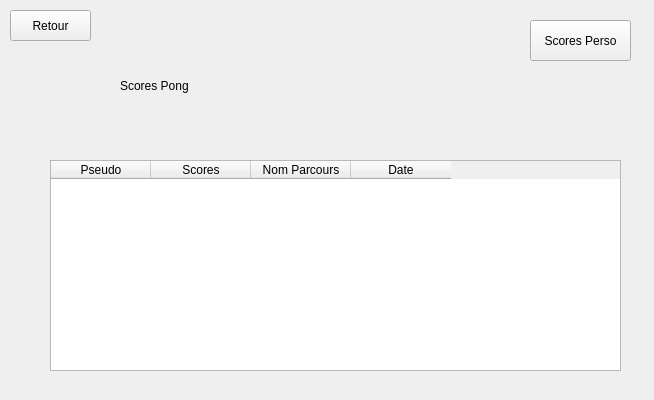
<?xml version="1.0" encoding="UTF-8"?>
<ui version="4.0">
 <class>scoresPongMenuClass</class>
 <widget class="QWidget" name="scoresPongMenuClass">
  <property name="geometry">
   <rect>
    <x>0</x>
    <y>0</y>
    <width>654</width>
    <height>400</height>
   </rect>
  </property>
  <property name="windowTitle">
   <string>Form</string>
  </property>
  <widget class="QTableWidget" name="tableWidget_Parcours">
   <property name="geometry">
    <rect>
     <x>50</x>
     <y>160</y>
     <width>571</width>
     <height>211</height>
    </rect>
   </property>
   <column>
    <property name="text">
     <string>Pseudo</string>
    </property>
   </column>
   <column>
    <property name="text">
     <string>Scores</string>
    </property>
   </column>
   <column>
    <property name="text">
     <string>Nom Parcours</string>
    </property>
   </column>
   <column>
    <property name="text">
     <string>Date</string>
    </property>
   </column>
  </widget>
  <widget class="QLabel" name="label_Titre">
   <property name="geometry">
    <rect>
     <x>120</x>
     <y>50</y>
     <width>381</width>
     <height>71</height>
    </rect>
   </property>
   <property name="text">
    <string>Scores Pong</string>
   </property>
  </widget>
  <widget class="QPushButton" name="pushButton_Back">
   <property name="geometry">
    <rect>
     <x>10</x>
     <y>10</y>
     <width>81</width>
     <height>31</height>
    </rect>
   </property>
   <property name="text">
    <string>Retour</string>
   </property>
  </widget>
  <widget class="QPushButton" name="pushButton_Perso">
   <property name="geometry">
    <rect>
     <x>530</x>
     <y>20</y>
     <width>101</width>
     <height>41</height>
    </rect>
   </property>
   <property name="text">
    <string>Scores Perso</string>
   </property>
  </widget>
 </widget>
 <resources/>
 <connections/>
</ui>
